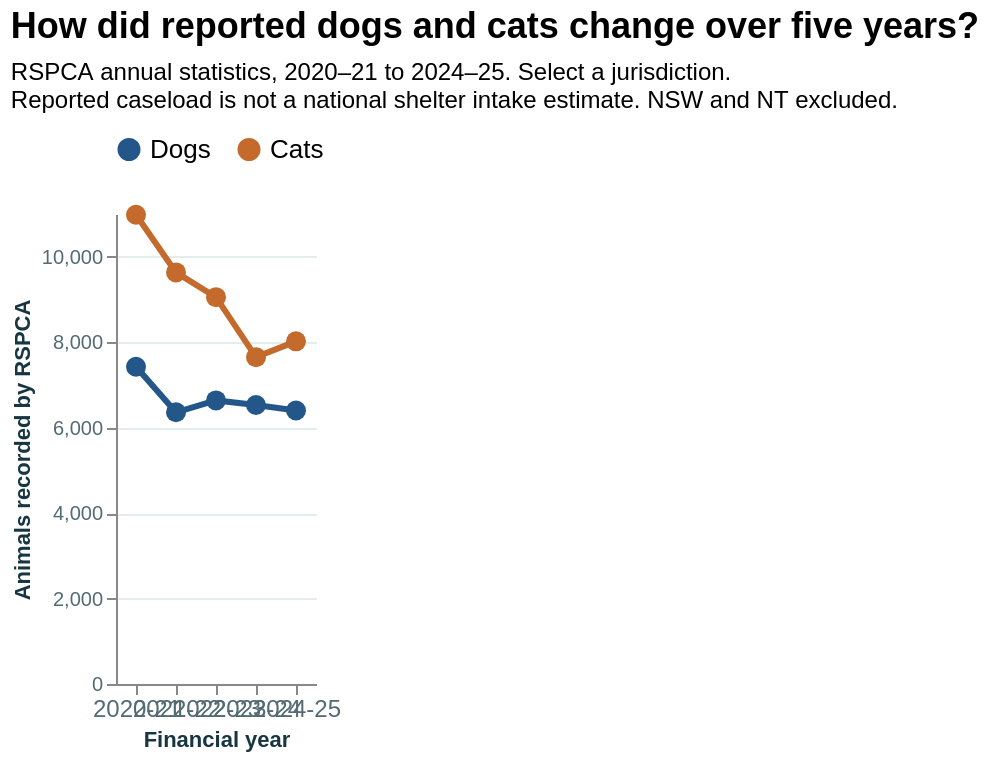

Source (Vega-Lite JSON):
### Vega-Lite specification from a JSON file in a GitHub repository (floating-point values rounded to 4 significant figures)
{"$schema": "https://vega.github.io/schema/vega-lite/v5.json", "description": "Reported RSPCA state society dogs and cats, 2020-21 to 2024-25. NSW and NT excluded due to substantial reporting coverage changes.", "width": "container", "height": 380, "background": "#ffffff", "autosize": {"type": "fit-x", "contains": "padding", "resize": true}, "title": {"text": "How did reported dogs and cats change over five years?", "subtitle": ["RSPCA annual statistics, 2020–21 to 2024–25. Select a jurisdiction.", "Reported caseload is not a national shelter intake estimate. NSW and NT excluded."], "anchor": "start", "font": "Helvetica, Arial, sans-serif", "subtitleFont": "Helvetica, Arial, sans-serif", "fontSize": 18, "subtitleFontSize": 12, "subtitlePadding": 8, "offset": 12}, "data": {"values": [{"financial_year": "2020-21", "state": "ACT", "state_name": "Australian Capital Territory", "species": "Dogs", "count": 617}, {"financial_year": "2020-21", "state": "ACT", "state_name": "Australian Capital Territory", "species": "Cats", "count": 1766}, {"financial_year": "2020-21", "state": "QLD", "state_name": "Queensland", "species": "Dogs", "count": 7424}, {"financial_year": "2020-21", "state": "QLD", "state_name": "Queensland", "species": "Cats", "count": 10983}, {"financial_year": "2020-21", "state": "SA", "state_name": "South Australia", "species": "Dogs", "count": 2257}, {"financial_year": "2020-21", "state": "SA", "state_name": "South Australia", "species": "Cats", "count": 5251}, {"financial_year": "2020-21", "state": "TAS", "state_name": "Tasmania", "species": "Dogs", "count": 109}, {"financial_year": "2020-21", "state": "TAS", "state_name": "Tasmania", "species": "Cats", "count": 971}, {"financial_year": "2020-21", "state": "VIC", "state_name": "Victoria", "species": "Dogs", "count": 3909}, {"financial_year": "2020-21", "state": "VIC", "state_name": "Victoria", "species": "Cats", "count": 9091}, {"financial_year": "2020-21", "state": "WA", "state_name": "Western Australia", "species": "Dogs", "count": 718}, {"financial_year": "2020-21", "state": "WA", "state_name": "Western Australia", "species": "Cats", "count": 726}, {"financial_year": "2021-22", "state": "ACT", "state_name": "Australian Capital Territory", "species": "Dogs", "count": 600}, {"financial_year": "2021-22", "state": "ACT", "state_name": "Australian Capital Territory", "species": "Cats", "count": 1501}, {"financial_year": "2021-22", "state": "QLD", "state_name": "Queensland", "species": "Dogs", "count": 6359}, {"financial_year": "2021-22", "state": "QLD", "state_name": "Queensland", "species": "Cats", "count": 9633}, {"financial_year": "2021-22", "state": "SA", "state_name": "South Australia", "species": "Dogs", "count": 2242}, {"financial_year": "2021-22", "state": "SA", "state_name": "South Australia", "species": "Cats", "count": 6237}, {"financial_year": "2021-22", "state": "TAS", "state_name": "Tasmania", "species": "Dogs", "count": 118}, {"financial_year": "2021-22", "state": "TAS", "state_name": "Tasmania", "species": "Cats", "count": 1365}, {"financial_year": "2021-22", "state": "VIC", "state_name": "Victoria", "species": "Dogs", "count": 3547}, {"financial_year": "2021-22", "state": "VIC", "state_name": "Victoria", "species": "Cats", "count": 6830}, {"financial_year": "2021-22", "state": "WA", "state_name": "Western Australia", "species": "Dogs", "count": 823}, {"financial_year": "2021-22", "state": "WA", "state_name": "Western Australia", "species": "Cats", "count": 898}, {"financial_year": "2022-23", "state": "ACT", "state_name": "Australian Capital Territory", "species": "Dogs", "count": 641}, {"financial_year": "2022-23", "state": "ACT", "state_name": "Australian Capital Territory", "species": "Cats", "count": 1754}, {"financial_year": "2022-23", "state": "QLD", "state_name": "Queensland", "species": "Dogs", "count": 6637}, {"financial_year": "2022-23", "state": "QLD", "state_name": "Queensland", "species": "Cats", "count": 9054}, {"financial_year": "2022-23", "state": "SA", "state_name": "South Australia", "species": "Dogs", "count": 2396}, {"financial_year": "2022-23", "state": "SA", "state_name": "South Australia", "species": "Cats", "count": 5637}, {"financial_year": "2022-23", "state": "TAS", "state_name": "Tasmania", "species": "Dogs", "count": 162}, {"financial_year": "2022-23", "state": "TAS", "state_name": "Tasmania", "species": "Cats", "count": 1552}, {"financial_year": "2022-23", "state": "VIC", "state_name": "Victoria", "species": "Dogs", "count": 3283}, {"financial_year": "2022-23", "state": "VIC", "state_name": "Victoria", "species": "Cats", "count": 6582}, {"financial_year": "2022-23", "state": "WA", "state_name": "Western Australia", "species": "Dogs", "count": 898}, {"financial_year": "2022-23", "state": "WA", "state_name": "Western Australia", "species": "Cats", "count": 968}, {"financial_year": "2023-24", "state": "ACT", "state_name": "Australian Capital Territory", "species": "Dogs", "count": 676}, {"financial_year": "2023-24", "state": "ACT", "state_name": "Australian Capital Territory", "species": "Cats", "count": 2065}, {"financial_year": "2023-24", "state": "QLD", "state_name": "Queensland", "species": "Dogs", "count": 6531}, {"financial_year": "2023-24", "state": "QLD", "state_name": "Queensland", "species": "Cats", "count": 7650}, {"financial_year": "2023-24", "state": "SA", "state_name": "South Australia", "species": "Dogs", "count": 1814}, {"financial_year": "2023-24", "state": "SA", "state_name": "South Australia", "species": "Cats", "count": 3033}, {"financial_year": "2023-24", "state": "TAS", "state_name": "Tasmania", "species": "Dogs", "count": 130}, {"financial_year": "2023-24", "state": "TAS", "state_name": "Tasmania", "species": "Cats", "count": 1063}, {"financial_year": "2023-24", "state": "VIC", "state_name": "Victoria", "species": "Dogs", "count": 2550}, {"financial_year": "2023-24", "state": "VIC", "state_name": "Victoria", "species": "Cats", "count": 4611}, {"financial_year": "2023-24", "state": "WA", "state_name": "Western Australia", "species": "Dogs", "count": 903}, {"financial_year": "2023-24", "state": "WA", "state_name": "Western Australia", "species": "Cats", "count": 918}, {"financial_year": "2024-25", "state": "ACT", "state_name": "Australian Capital Territory", "species": "Dogs", "count": 595}, {"financial_year": "2024-25", "state": "ACT", "state_name": "Australian Capital Territory", "species": "Cats", "count": 1935}, {"financial_year": "2024-25", "state": "QLD", "state_name": "Queensland", "species": "Dogs", "count": 6401}, {"financial_year": "2024-25", "state": "QLD", "state_name": "Queensland", "species": "Cats", "count": 8019}, {"financial_year": "2024-25", "state": "SA", "state_name": "South Australia", "species": "Dogs", "count": 1963}, {"financial_year": "2024-25", "state": "SA", "state_name": "South Australia", "species": "Cats", "count": 3355}, {"financial_year": "2024-25", "state": "TAS", "state_name": "Tasmania", "species": "Dogs", "count": 379}, {"financial_year": "2024-25", "state": "TAS", "state_name": "Tasmania", "species": "Cats", "count": 700}, {"financial_year": "2024-25", "state": "VIC", "state_name": "Victoria", "species": "Dogs", "count": 2015}, {"financial_year": "2024-25", "state": "VIC", "state_name": "Victoria", "species": "Cats", "count": 3830}, {"financial_year": "2024-25", "state": "WA", "state_name": "Western Australia", "species": "Dogs", "count": 975}, {"financial_year": "2024-25", "state": "WA", "state_name": "Western Australia", "species": "Cats", "count": 920}]}, "params": [{"name": "Chart8State", "value": "QLD", "bind": {"input": "select", "options": ["ACT", "QLD", "SA", "TAS", "VIC", "WA"], "labels": ["Australian Capital Territory", "Queensland", "South Australia", "Tasmania", "Victoria", "Western Australia"], "name": "Jurisdiction: "}}], "transform": [{"filter": "datum.state == Chart8State"}], "mark": {"type": "line", "point": {"filled": true, "size": 100}, "strokeWidth": 3}, "encoding": {"x": {"field": "financial_year", "type": "ordinal", "sort": ["2020-21", "2021-22", "2022-23", "2023-24", "2024-25"], "title": "Financial year", "axis": {"labelAngle": 0, "labelFontSize": 12}}, "y": {"field": "count", "type": "quantitative", "title": "Animals recorded by RSPCA", "scale": {"zero": true}, "axis": {"format": ",d", "tickCount": 5, "gridColor": "#e5ecec"}}, "color": {"field": "species", "type": "nominal", "scale": {"domain": ["Dogs", "Cats"], "range": ["#235789", "#C46A2D"]}, "legend": {"orient": "top", "title": null, "labelFontSize": 13}}, "tooltip": [{"field": "state_name", "type": "nominal", "title": "Jurisdiction"}, {"field": "financial_year", "type": "nominal", "title": "Financial year"}, {"field": "species", "type": "nominal", "title": "Species"}, {"field": "count", "type": "quantitative", "title": "Animals recorded", "format": ","}]}, "config": {"font": "Helvetica, Arial, sans-serif", "view": {"stroke": null}, "axis": {"labelFont": "Helvetica, Arial, sans-serif", "titleFont": "Helvetica, Arial, sans-serif", "labelColor": "#536b73", "titleColor": "#173642"}, "legend": {"labelFont": "Helvetica, Arial, sans-serif"}}}
